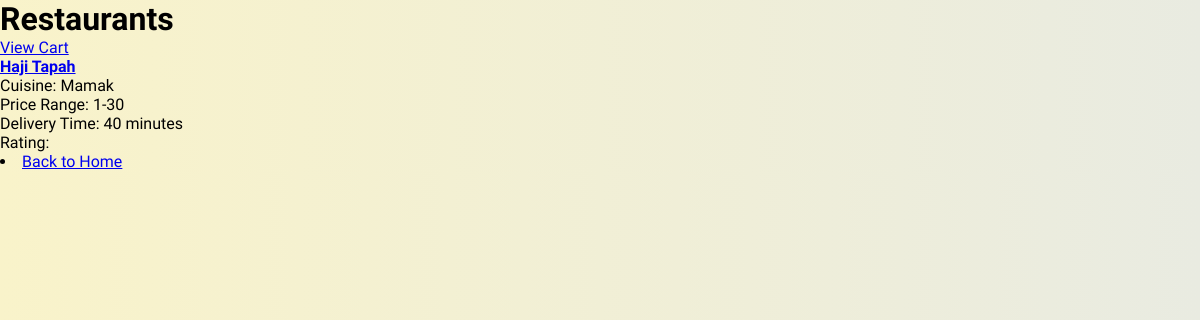
The app's page /restaurants with its own data.
### tables this page shows
CREATE TABLE restaurants (
                id INTEGER PRIMARY KEY AUTOINCREMENT,
                name TEXT NOT NULL,
                cuisine TEXT NOT NULL,
                price_range TEXT NOT NULL,
                delivery_time INTEGER NOT NULL,
                owner_username TEXT NOT NULL,
                FOREIGN KEY (owner_username) REFERENCES users(username)
            );

### app.py (the view)
@app.route("/restaurants")
def restaurant_list():
    conn = get_db_connection()
    cursor = conn.cursor()
    cursor.execute("SELECT * FROM restaurants")
    restaurants = cursor.fetchall()
    conn.close()
    return render_template("restaurants.html", restaurants=restaurants)

### app.py (called while the page is built)
def get_db_connection():
    con = sqlite3.connect("database.db")
    con.row_factory = sqlite3.Row
    return con

### templates/restaurants.html (shortened to what this page needs)
<!DOCTYPE html>
<html lang="en">
<head>
    <link rel="stylesheet" type="text/css" href="../static/style2.css">
    <link rel="stylesheet" href="https://unpkg.com/boxicons@latest/css/boxicons.min.css">
<link href="https://cdn.jsdelivr.net/npm/remixicon@4.3.0/fonts/remixicon.css" rel="stylesheet"/>
    <link rel="stylesheet" href="https://unpkg.com/aos@next/dist/aos.css" />
</head>
<body>
    <h1>Restaurants</h1>
    <p><a href="{{ url_for('view_cart') }}">View Cart</a></p>
    <ul>
            {% for restaurant in restaurants %}
                <li>
                    <strong><a href="{{ url_for('restaurant_detail', restaurant_id=restaurant.id) }}">{{ restaurant.name }}</a></strong><br>
                    <div class="details">
                        Cuisine: {{ restaurant.cuisine }}<br>
                        Price Range: {{ restaurant.price_range }}<br>
                        Delivery Time: {{ restaurant.delivery_time }} minutes<br>
                        Rating: {{ restaurant.rating }}
                    </div>
                </li>
            {% endfor %}
    </ul>
    <li><a href="{{ url_for('buyer_home') }}">Back to Home</a></li>
</body>
</html>

### static/style2.css (style rules this page uses)
* { padding: 0; margin: 0; box-sizing: border-box; font-family: "New Amsterdam", sans-serif; }
:root { --first-color: hsl(82, 60%, 28%); --title-color: hsl(0, 0%, 15%); --text-color: hsl(0, 0%, 35%); --body-color: hsl(0, 0%, 95%); --container-color: hsl(0, 0%, 100%); --h2-font-size: 1.25rem; --small-font-size: .813rem; }
body { background-color: #e9ffe9 ; background:linear-gradient(to left , rgb(233, 235, 225),#f9f3ca) ; }

### records on screen
restaurants: name "Haji Tapah", cuisine "Mamak", price_range "1-30", delivery_time "40"
